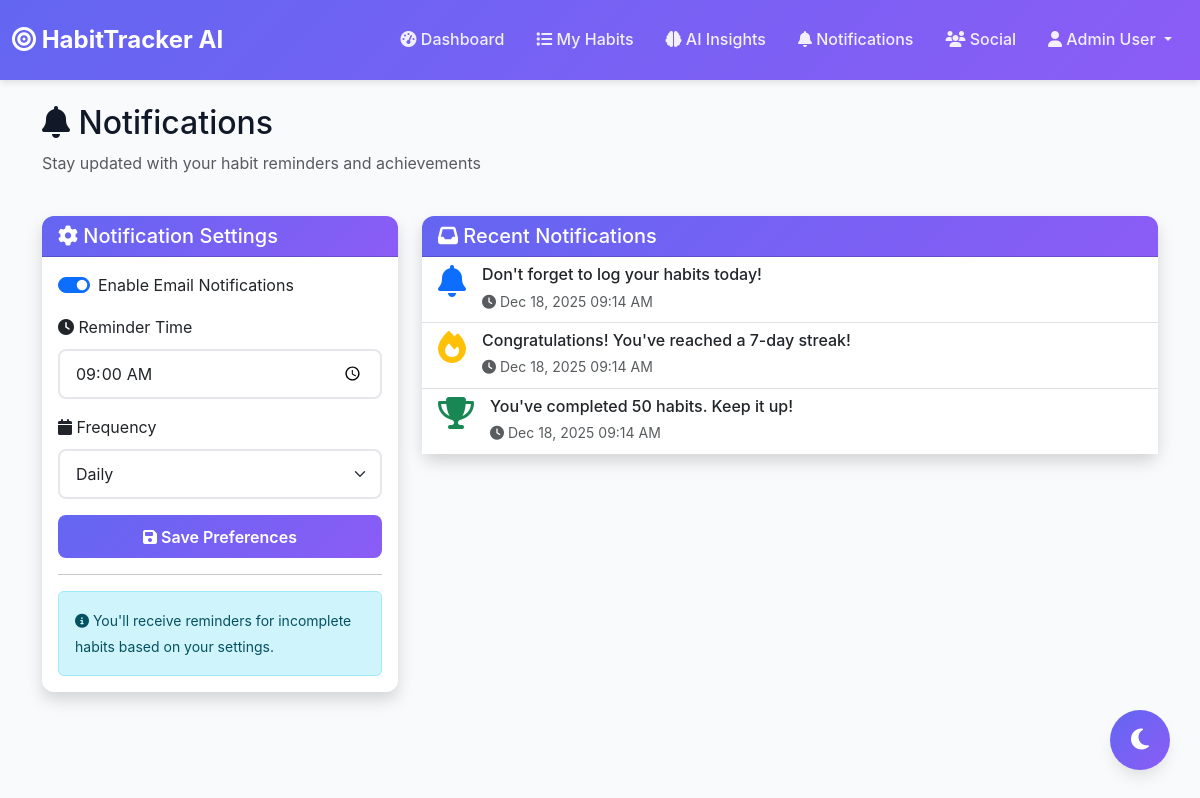
The app's page /user/notifications.php (signed in) with its own data.
### tables this page shows
CREATE TABLE `user_preferences` (
  `preference_id` int(11) NOT NULL,
  `user_id` int(11) NOT NULL,
  `email_notifications` tinyint(1) DEFAULT 1,
  `reminder_time` time DEFAULT '09:00:00',
  `reminder_frequency` enum('DAILY','WEEKLY','NONE') DEFAULT 'DAILY'
);

CREATE TABLE `notifications` (
  `notification_id` int(11) NOT NULL,
  `user_id` int(11) NOT NULL,
  `habit_id` int(11) DEFAULT NULL,
  `notification_type` enum('REMINDER','STREAK','ACHIEVEMENT','GENERAL') DEFAULT 'REMINDER',
  `message` text NOT NULL,
  `is_read` tinyint(1) DEFAULT 0,
  `sent_at` timestamp NOT NULL DEFAULT current_timestamp()
);

### user/notifications.php (the view, shortened to what this page needs)
<?php
require_once '../config/db.php';
$user_id = $_SESSION['user_id'];
$user_name = $_SESSION['name'];
$prefs_query = "SELECT * FROM user_preferences WHERE user_id = ?";
$stmt = $conn->prepare($prefs_query);
$stmt->bind_param("i", $user_id);
$stmt->execute();
$prefs = $stmt->get_result()->fetch_assoc();
$notifications_query = "SELECT n.*, h.title as habit_title
                       FROM notifications n
                       LEFT JOIN habits h ON n.habit_id = h.habit_id
                       WHERE n.user_id = ?
                       ORDER BY n.sent_at DESC
                       LIMIT 50";
$stmt = $conn->prepare($notifications_query);
$stmt->bind_param("i", $user_id);
$stmt->execute();
$notifications = $stmt->get_result();
?>
<!DOCTYPE html>
<html lang="en">
<head>
    <link href="https://cdn.jsdelivr.net/npm/bootstrap@5.3.0/dist/css/bootstrap.min.css" rel="stylesheet">
    <link rel="stylesheet" href="https://cdnjs.cloudflare.com/ajax/libs/font-awesome/6.4.0/css/all.min.css">
    <link rel="stylesheet" href="../assets/css/style.css">
</head>
<body>
    <nav class="navbar navbar-expand-lg navbar-dark">
        <div class="container-fluid">
            <a class="navbar-brand" href="../index.php">
                <i class="fas fa-bullseye"></i> HabitTracker AI
            </a>
            <div class="collapse navbar-collapse" id="navbarNav">
                <ul class="navbar-nav ms-auto">
                    <li class="nav-item">
                        <a class="nav-link" href="dashboard.php">
                            <i class="fas fa-tachometer-alt"></i> Dashboard
                        </a>
                    </li>
                    <li class="nav-item">
                        <a class="nav-link" href="habits.php">
                            <i class="fas fa-list"></i> My Habits
                        </a>
                    </li>
                    <li class="nav-item">
                        <a class="nav-link" href="insights.php">
                            <i class="fas fa-brain"></i> AI Insights
                        </a>
                    </li>
                    <li class="nav-item">
                        <a class="nav-link active" href="notifications.php">
                            <i class="fas fa-bell"></i> Notifications
                        </a>
                    </li>
                    <li class="nav-item">
                        <a class="nav-link" href="social.php">
                            <i class="fas fa-users"></i> Social
                        </a>
                    </li>
                    <li class="nav-item dropdown">
                        <a class="nav-link dropdown-toggle" href="#" id="userDropdown" role="button"
                           data-bs-toggle="dropdown">
                            <i class="fas fa-user"></i> <?php echo htmlspecialchars($user_name); ?>
                        </a>
                    </li>
                </ul>
            </div>
        </div>
    </nav>
    <div class="container py-4">
        <div class="row mb-4">
            <div class="col-md-8">
                <h2><i class="fas fa-bell"></i> Notifications</h2>
                <p class="text-muted">Stay updated with your habit reminders and achievements</p>
            </div>
            <div class="col-md-4 text-end">
            </div>
        </div>
        <div class="row">
            <div class="col-lg-4 mb-4">
                <div class="card shadow">
                    <div class="card-header bg-primary text-white">
                        <h5 class="mb-0"><i class="fas fa-cog"></i> Notification Settings</h5>
                    </div>
                    <div class="card-body">
                        <form method="POST" action="">
                            <div class="mb-3">
                                <div class="form-check form-switch">
                                    <input class="form-check-input" type="checkbox" id="email_notifications"
                                           name="email_notifications" <?php echo $prefs['email_notifications'] ? 'checked' : ''; ?>>
                                    <label class="form-check-label" for="email_notifications">
                                        Enable Email Notifications
                                    </label>
                                </div>
                            </div>
                            <div class="mb-3">
                                <label for="reminder_time" class="form-label">
                                    <i class="fas fa-clock"></i> Reminder Time
                                </label>
                                <input type="time" class="form-control" id="reminder_time"
                                       name="reminder_time" value="<?php echo $prefs['reminder_time']; ?>">
                            </div>
                            <div class="mb-3">
                                <label for="reminder_frequency" class="form-label">
                                    <i class="fas fa-calendar"></i> Frequency
                                </label>
                                <select class="form-select" id="reminder_frequency" name="reminder_frequency">
                                    <option value="DAILY" <?php echo ($prefs['reminder_frequency'] === 'DAILY') ? 'selected' : ''; ?>>
                                        Daily
                                    </option>
                                </select>
                            </div>
                            <button type="submit" name="update_preferences" class="btn btn-primary w-100">
                                <i class="fas fa-save"></i> Save Preferences
                            </button>
                        </form>
                        <hr>
                        <div class="alert alert-info mb-0">
                            <small>
                                <i class="fas fa-info-circle"></i>
                                You'll receive reminders for incomplete habits based on your settings.
                            </small>
                        </div>
                    </div>
                </div>
            </div>
            <div class="col-lg-8">
                <div class="card shadow">
                    <div class="card-header bg-info text-white">
                        <h5 class="mb-0">
                            <i class="fas fa-inbox"></i> Recent Notifications
                        </h5>
                    </div>
                    <div class="card-body p-0">
                        <?php if ($notifications->num_rows > 0): ?>
                            <div class="list-group list-group-flush">
                                <?php while ($notif = $notifications->fetch_assoc()):
                                    $icon_map = [
                                        'REMINDER' => 'fa-bell',
                                        'STREAK' => 'fa-fire',
                                        'ACHIEVEMENT' => 'fa-trophy',
                                        'GENERAL' => 'fa-info-circle'
                                    ];
                                    $color_map = [
                                        'REMINDER' => 'primary',
                                        'STREAK' => 'warning',
                                        'ACHIEVEMENT' => 'success',
                                        'GENERAL' => 'info'
                                    ];
                                    $icon = $icon_map[$notif['notification_type']];
                                    $color = $color_map[$notif['notification_type']];
                                ?>
                                    <div class="list-group-item <?php echo !$notif['is_read'] ? 'bg-light' : ''; ?>">
                                        <div class="d-flex w-100 justify-content-between">
                                            <div class="flex-grow-1">
                                                <div class="d-flex align-items-start">
                                                    <div class="me-3">
                                                        <i class="fas <?php echo $icon; ?> fa-2x text-<?php echo $color; ?>"></i>
                                                    </div>
                                                    <div>
                                                        <h6 class="mb-1">
                                                            <?php echo htmlspecialchars($notif['message']); ?>
                                                        </h6>
                                                        <small class="text-muted">
                                                            <i class="fas fa-clock"></i>
                                                            <?php echo date('M d, Y h:i A', strtotime($notif['sent_at'])); ?>
                                                        </small>
                                                    </div>
                                                </div>
                                            </div>
                                        </div>
                                    </div>
                                <?php endwhile; ?>
                            </div>
                        <?php endif; ?>
                    </div>
                </div>
            </div>
        </div>
    </div>
    <button class="dark-mode-toggle" id="darkModeToggle">
        <i class="fas fa-moon"></i>
    </button>
</body>
</html>

### assets/css/style.css (style rules this page uses)
:root { --primary-color: #6366f1; --secondary-color: #8b5cf6; --success-color: #10b981; --danger-color: #ef4444; --warning-color: #f59e0b; --dark-bg: #1f2937; --dark-card: #374151; --light-bg: #f9fafb; --light-card: #ffffff; --text-dark: #111827; --text-light: #f9fafb; --border-color: #e5e7eb; --shadow: 0 4px 6px -1px rgba(0, 0, 0, 0.1); --shadow-lg: 0 10px 15px -3px rgba(0, 0, 0, 0.1); }
* { margin: 0; padding: 0; box-sizing: border-box; }
body { font-family: 'Inter', 'Segoe UI', Tahoma, Geneva, Verdana, sans-serif; background-color: var(--light-bg); color: var(--text-dark); line-height: 1.6; transition: background-color 0.3s ease; }
.navbar { background: linear-gradient(135deg, var(--primary-color), var(--secondary-color)); box-shadow: var(--shadow); padding: 1rem 0; }
.navbar-brand { font-weight: 700; font-size: 1.5rem; color: white !important; }
.navbar-nav .nav-link { color: rgba(255, 255, 255, 0.9) !important; font-weight: 500; margin: 0 0.5rem; transition: all 0.3s ease; }
.card { border: none; border-radius: 12px; box-shadow: var(--shadow); transition: all 0.3s ease; background-color: var(--light-card); }
.card-header { background: linear-gradient(135deg, var(--primary-color), var(--secondary-color)); color: white; font-weight: 600; border-radius: 12px 12px 0 0 !important; }
.btn { border-radius: 8px; padding: 0.6rem 1.5rem; font-weight: 600; transition: all 0.3s ease; border: none; }
.btn-primary { background: linear-gradient(135deg, var(--primary-color), var(--secondary-color)); }
.form-control, .form-select { border-radius: 8px; border: 2px solid var(--border-color); padding: 0.7rem 1rem; transition: all 0.3s ease; }
.dark-mode-toggle { position: fixed; bottom: 30px; right: 30px; width: 60px; height: 60px; border-radius: 50%; background: linear-gradient(135deg, var(--primary-color), var(--secondary-color)); color: white; border: none; font-size: 1.5rem; cursor: pointer; box-shadow: var(--shadow-lg); transition: all 0.3s ease; z-index: 1000; }

### records on screen
user_preferences: email_notifications "☑", reminder_time "09:00:00", reminder_frequency "Daily"
notifications: message "Don't forget to log your habits today!", sent_at "Dec 18, 2025 09:14 AM"
notifications: message "Congratulations! You've reached a 7-day streak!", sent_at "Dec 18, 2025 09:14 AM"
notifications: message "You've completed 50 habits. Keep it up!", sent_at "Dec 18, 2025 09:14 AM"

### other values on screen
$user_name "Admin User"
